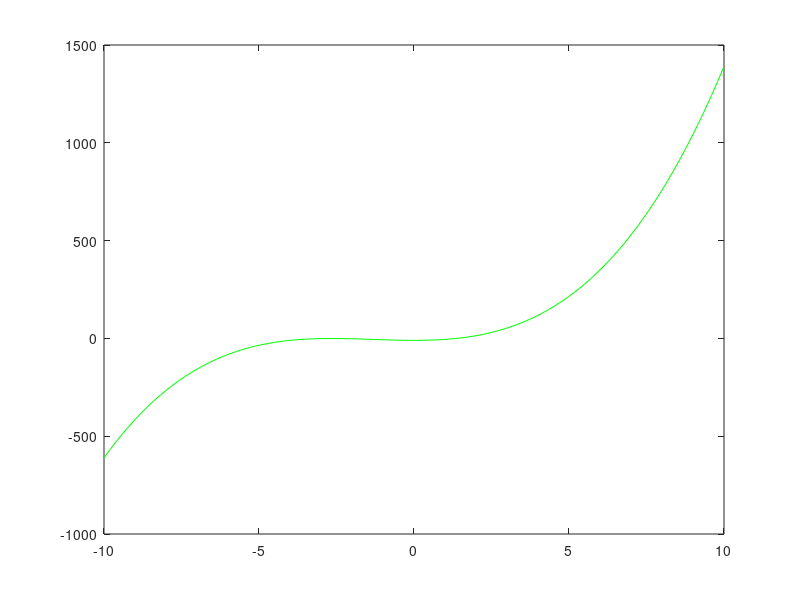

Recreate this plot in MATLAB. (Note: this script raises an error after producing the figure.)
clear all;clc;
format long;
%Polinomio
p = @(x) x - (x.^3) - (4.*x.^2) + 10;
dp = @(x) 1 - (3.*x.^2) - (8.*x);
ddp = @(x) (6.*x)-8;
func_pto_fijo = @(x) (x.^3) + (4.*x.^2) -10;

%Datos
a = -3.5;
b =  -3.1;
a2 = 1;
b2 = 2;
maxit = 5000;
tol = 1e-8;

%Grafica raiz 1
%figure(1)
%x = linspace(-10,10);
%plot(x,p(x),'b-');
%Metodo de bisccion raiz 1
%[raiz1, ~, ~, ~] = biseccion3(p, a, b, maxit, tol)

%Grafica raiz 2
%figure(2)
%x = linspace(a2,b2);
%plot(x,p(x),'r-');

%Metodo de biseccion raiz 2
%[raiz2, ~, ~, ~] = biseccion3(p, a2, b2, maxit, tol)

%Encontrar cero en derivada
%figure(2)
%d0 = 0;
%d1 = 0.5;
%x = linspace(d0,d1);
%plot(x,dp(x),'k-');
%[ceroDerivada, ~, ~, ~] = biseccion3(dp, d0, d1, maxit, tol)
%chequeo_maximo = ddp(ceroDerivada)
%Por el criterio de la primera y segunda derivada el punto ceroDerivada es un maximo local
%valor_maximo = p(ceroDerivada)


%Calculo de punto fijo
z0 = -10;
z1 = 10;
x = linspace(z0,z1);
plot(x,func_pto_fijo(x),'g-');
[PuntoFijo, ~, ~, ~] = biseccion3(func_pto_fijo, z0, z1, maxit, tol)











